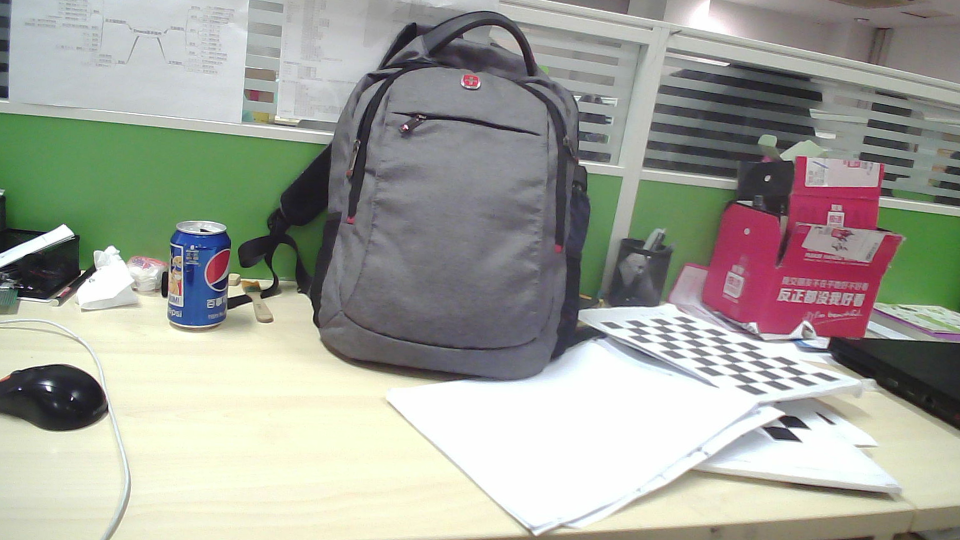
//> input picture sgbm_test/build/im0.png, 1920 x 1080 px (shown at 1/2 size)
$ ./sgbm_test build/im0.png build/im00.png   (built with g++ and OpenCV 4, older OpenCV classes emulated)
//> lines starting //> are read from the running program, lines starting //| are printed output that depends on the picture
#include<iostream>
#include<opencv2/opencv.hpp>
using namespace std;
using namespace cv;
StereoSGBM sgbm;


void uptatesgbm()
{
	sgbm.SADWindowSize = 3;
	sgbm.preFilterCap = 63;
	sgbm.P1 = 8 *3* sgbm.SADWindowSize* sgbm.SADWindowSize;
	sgbm.P2 = 32* 3 * sgbm.SADWindowSize * sgbm.SADWindowSize;
	sgbm.minDisparity = 0;
	sgbm.numberOfDisparities = 320;
	sgbm.uniquenessRatio = 20;
	sgbm.speckleRange = 32;
	sgbm.speckleWindowSize = 100;
	sgbm.disp12MaxDiff = 0;
	sgbm.fullDP = 0;
}

// [59 lines left out: function getDisparityImage, not called in this run]


int main(int argc, char** argv)
{
	Mat left,right;

	string img1=argv[1];
	string img2=argv[2];


	cout<<img1<<endl<<img2<<endl;

	left = imread( img1, CV_LOAD_IMAGE_COLOR);
//> left is the input picture: 1080 rows x 1920 cols, CV_8UC3; mean B, G, R 153.6, 162.9, 161.4
	right = imread( img2, CV_LOAD_IMAGE_COLOR);
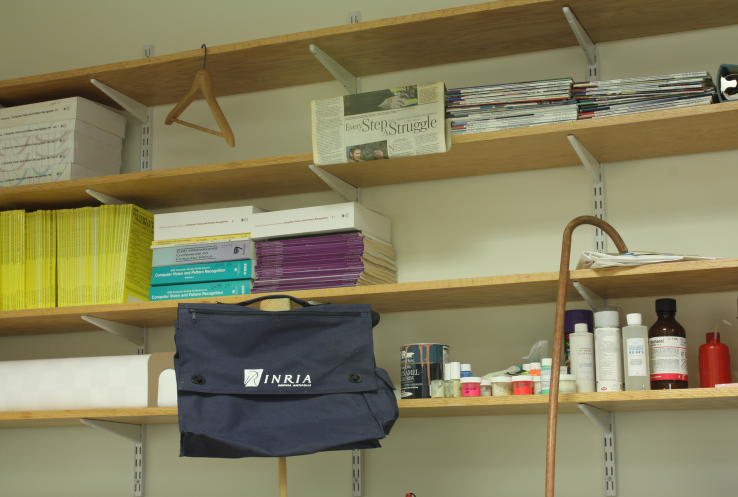
//> input picture sgbm_test/build/im00.png, 1476 x 994 px (shown at 1/2 size)
//> right is the input picture: 994 rows x 1476 cols, CV_8UC3; mean B, G, R 92.5, 125.8, 131.7

	Size imagesize(left.cols,left.rows);
//> imagesize = Size(1920, 1080)

	Mat img(imagesize.height, imagesize.width * 2, CV_8UC3);//高度一样，宽度双倍
	Mat imgPart1 = img( Rect(0, 0, imagesize.width, imagesize.height) );//浅拷贝
	Mat imgPart2 = img( Rect(imagesize.width, 0, imagesize.width, imagesize.height) );//浅拷贝
	resize(left, imgPart1, imgPart1.size(), 0, 0, CV_INTER_AREA);
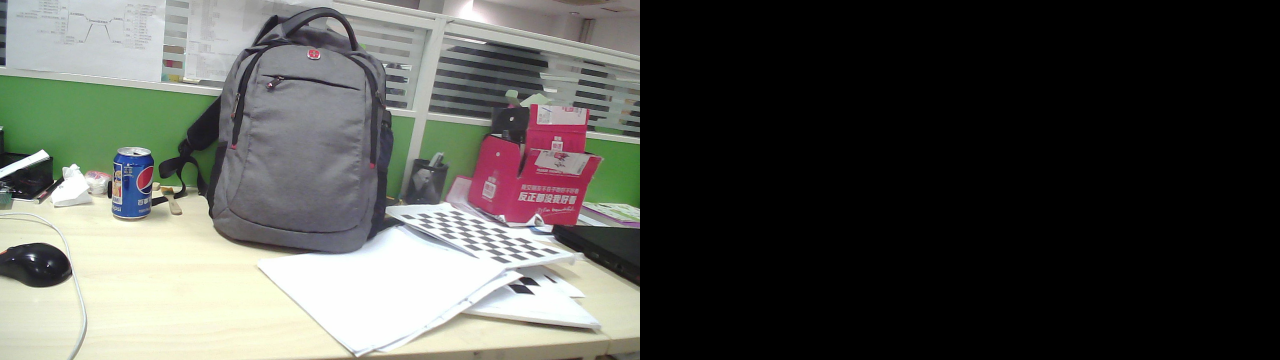
//> img: 1080 rows x 3840 cols, CV_8UC3 (shown at 1/3 size); mean B, G, R 76.8, 81.4, 80.7
	resize(right, imgPart2, imgPart2.size(), 0, 0, CV_INTER_AREA);
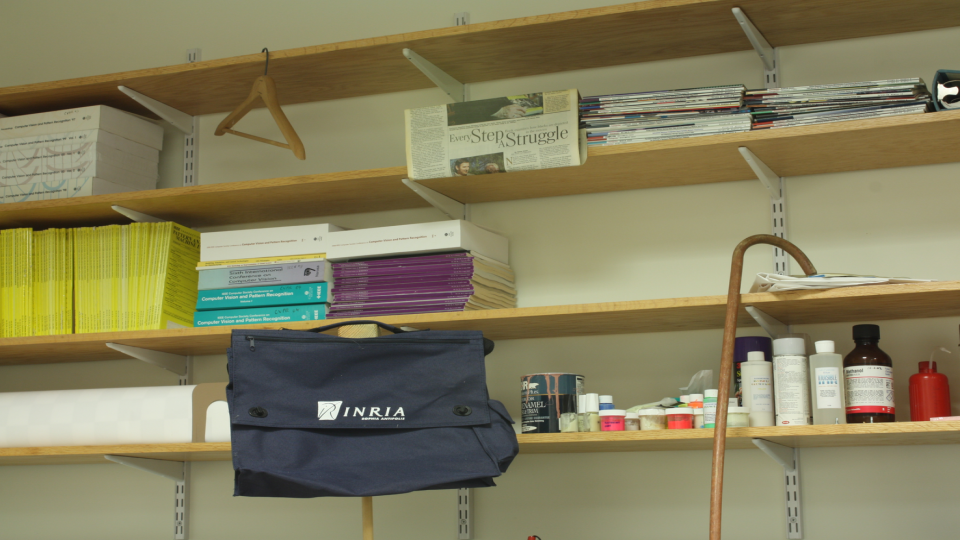
//> imgPart2: 1080 rows x 1920 cols, CV_8UC3 (shown at 1/2 size); mean B, G, R 92.4, 125.7, 131.6
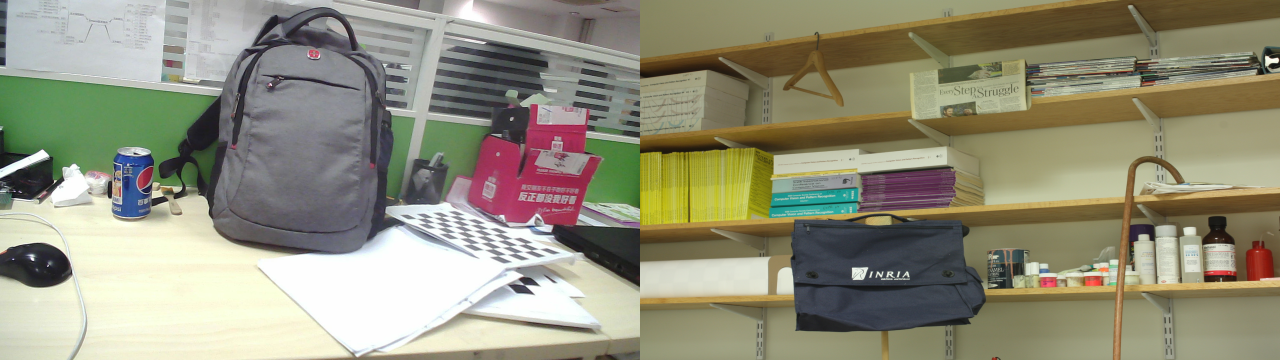
//> img: 1080 rows x 3840 cols, CV_8UC3 (shown at 1/3 size); mean B, G, R 123, 144.3, 146.5

	for( int i = 0; i < img.rows; i += 64 )
	    line(img, Point(0, i), Point(img.cols, i), Scalar(0, 255, 0), 1, 8);
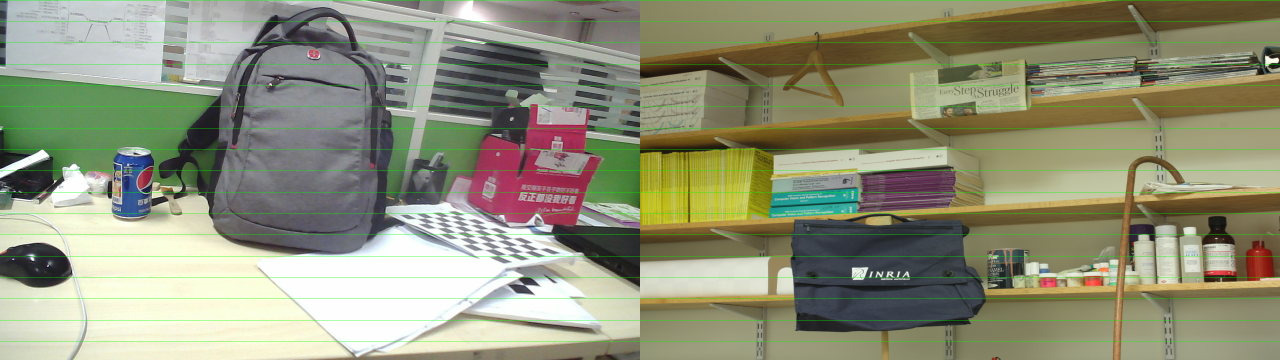
//> img: 1080 rows x 3840 cols, CV_8UC3 (shown at 1/3 size); mean B, G, R 121.1, 146, 144.2

	//显示行对准的图形
	Mat smallImg;//由于分辨率1:1显示太大，所以缩小显示
	resize(img, smallImg, Size(), 0.5, 0.5, CV_INTER_AREA);
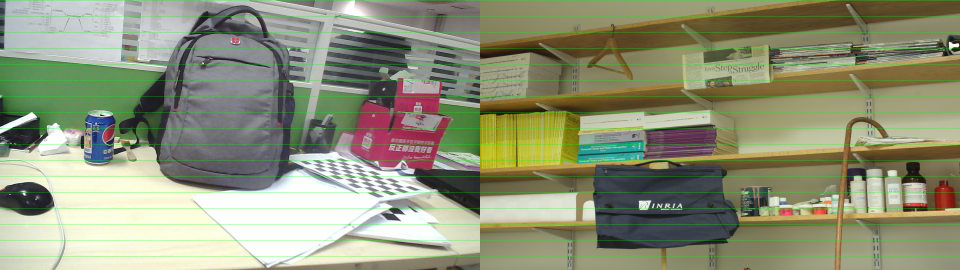
//> smallImg: 540 rows x 1920 cols, CV_8UC3 (shown at 1/2 size); mean B, G, R 121.2, 146.2, 144.3
	imshow("rectified", smallImg);

	uptatesgbm();

	Mat disp,dispcolor,disp_small;
//> (the run ends here: the program stops with an error, at `sgbm(left, right, disp);`)
